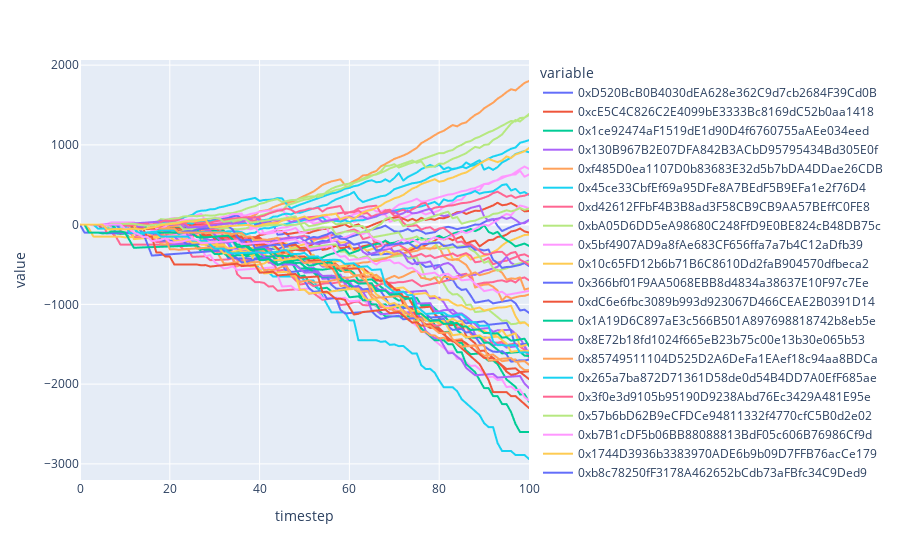

Write notebook code for a chart like this one.
### Code cell
wpositions_df.plot(x="timestep", y=list(WALLETS.keys()))
